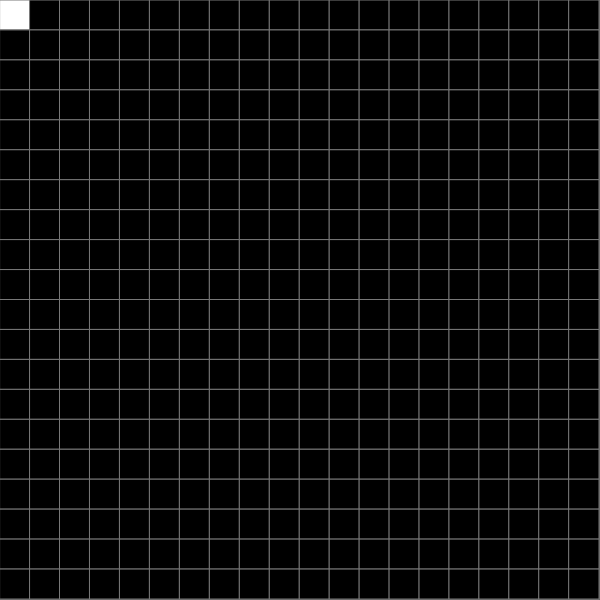
Frame 1 (no input)
Frame 60 (no input): identical to frame 1, image omitted
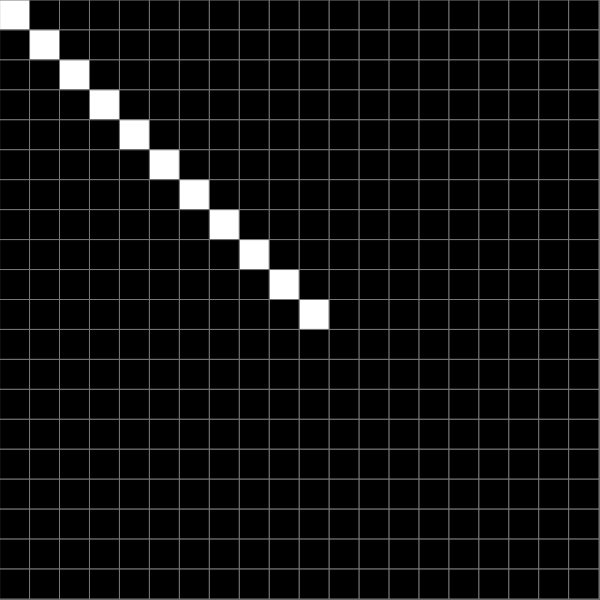
Frame 120 (the mouse pressed at the canvas centre since frame 60)

The p5.js sketch that drew these frames (run headless with seeded random() and noise() and a simulated clock; from frame 60 on, the mouse is pressed at the canvas centre):

// p5.js sketch
// ── sketch.js
let rows = 20
let columns = 20

let grid = new Array()

let lastPoint = {x:0, y:0}

function setup() {
    
    createCenteredCanvas()
    frameRate(30)

    for (let i = 0; i < rows; i++) {
        grid[i] = [];
        for (let j = 0; j < columns; j++) {
            grid[i][j] = false;
        }
    }

    grid[0][0] = true
    
}

function draw() {
    
    background('#0e0e0e')
    drawFrame()

    drawGrid()
    // noLoop()
    // fill(255)

}

function emptyGrid() {

    for (let i = 0; i < rows; i++) {
        for (let j = 0; j < columns; j++) {
            grid[i][j] = false;
        }
    }
    grid[0][0] = true

}

function mousePressed() {

    if (mouseX < width && mouseX > 0 && mouseY < height && mouseY > 0) {

        let col = Math.floor(mouseX/width * columns)
        let row = Math.floor(mouseY/height * rows)

        if (lastPoint.y != 0 || lastPoint.x != 0) grid[lastPoint.y][lastPoint.x] = false;

        // grid[row][col] = true;
        emptyGrid()
        plotLine(0,0,col,row)
        lastPoint.y = row;
        lastPoint.x = col;

    }


}

function plotLine(x0, y0, x1, y1) {

    const dx = abs(x1-x0)
    const sx = (x0 < x1) ? 1 : -1

    const dy = -abs(y1-y0)
    const sy = (y0 < y1) ? 1 : -1

    let err = dx + dy
    let e2

    let count = 0
    while(count++ < 100) {

        grid[y0][x0] = true
        if (x0 == x1 && y0 == y1) break

        e2 = 2*err
        if (e2 >= dy) {
            err += dy
            x0  += sx            
        }
        if (e2 <= dx) {
            err += dx
            y0 += sy
        }

    }

}


function windowResized() {
  createCenteredCanvas()
}


function createCenteredCanvas() {

  const size =
    (windowWidth <= 540 || windowHeight <= 630) +
    (windowWidth <= 960 || windowHeight <= 800)
  const dim = [600, 450, 300][size]
  createCanvas(dim, dim).position(
    (windowWidth - width) / 2,
    (windowHeight - height) / 2
  )

}

function drawFrame() {

    push()
    stroke(100)
    strokeWeight(3)
    line(0, 0, width, 0)
    line(0, 0, 0, height)
    // line(width/2, 0, width/2, height)
    line(width-1, height-1, width-1, 0)
    line(width-1, height-1, 0, height-1)
    pop()

}
// ── grid.js
// class Cell {
	
// 	constructor(x, y){

// 		this.x = x
// 		this.y = y

// 		this.g = 0
// 		this.h 
// 		this.f 

// 		this.parent = null
// 		this.neighbours = []
// 		this.diagonalNeigh = []

// 		this.valid = true

// 		if (random(1) < 0.3) this.valid = false

// 		this.color = color(52, 73, 94)
// 		// this.special = false
		
// 		return this
// 	}

// 	setNeighbour(neighbour) {

// 		if (neighbour instanceof Cell) this.neighbours.push(neighbour)
// 		return this

// 	}

// 	setDiagonalNeighbour(neighbour) {

// 		if (neighbour instanceof Cell) this.diagonalNeigh.push(neighbour)
// 		return this

// 	}

// 	resetNeighbours() {
// 		this.neighbours = []
// 		this.diagonalNeigh = []
// 		return this
// 	}

// 	resetParent() {
// 		this.parent = null
// 		return this
// 	}

// }

function drawGrid(path) {

	const spaceBetSquareCol = (width -1) / grid[0].length
	const spaceBetSquareRow = (height-1) / grid.length

	push()

	stroke(120)
    strokeWeight(1)

	for (let i = 0; i < grid.length; i++) {

		const distRow = i * spaceBetSquareRow

		for (let j = 0; j < grid[0].length; j++) {

			const distCol = j * spaceBetSquareCol

			if (grid[i][j]) fill(255)
			else fill(0)

			rect(distCol, distRow, spaceBetSquareCol, spaceBetSquareRow)

		}

	}

	fill(142, 68, 173)
	pop()

}
